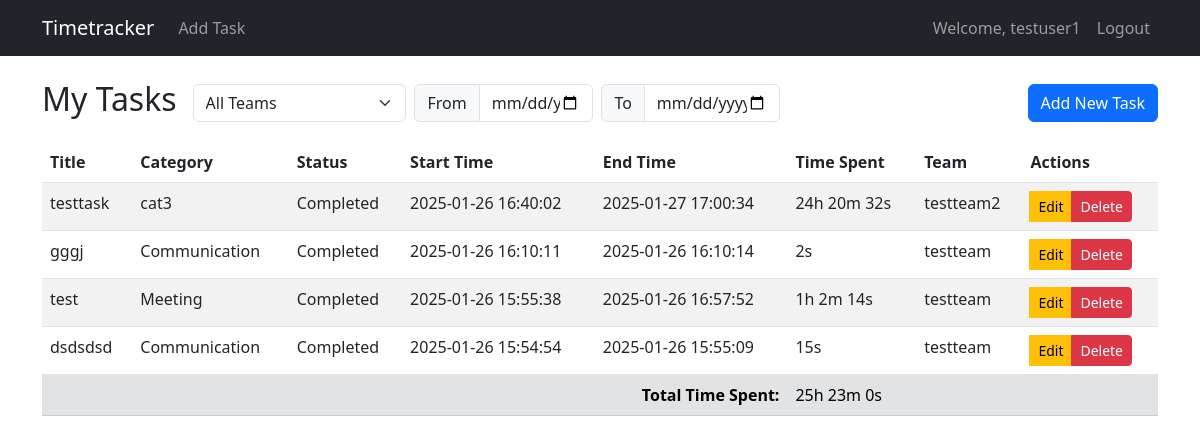
/timetracker/ (signed in), run on the app's committed database.
### timetracker/models.py (models this page shows, shortened)
class Task(models.Model):
    STATUS_CHOICES = [
        ('not_started', 'Not Started'),
        ('in_progress', 'In Progress'),
        ('completed', 'Completed'),
    ]
    title = models.CharField(max_length=200)
    description = models.TextField(blank=True)
    category = models.ForeignKey(Category, on_delete=models.PROTECT, related_name='tasks')
    owner = models.ForeignKey(User, on_delete=models.CASCADE, related_name='tasks')
    team = models.ForeignKey(Team, on_delete=models.CASCADE, related_name='tasks')
    status = models.CharField(max_length=20, choices=STATUS_CHOICES, default='not_started')
    start_time = models.DateTimeField(null=True, blank=True)
    end_time = models.DateTimeField(null=True, blank=True)
    created_at = models.DateTimeField(auto_now_add=True)
    updated_at = models.DateTimeField(auto_now=True)
    def duration(self):
        if self.start_time:
            end = self.end_time if self.end_time else timezone.now()
            duration = end - self.start_time
            return round(duration.total_seconds() / 60)  # Convert to minutes
        return 0

class Category(models.Model):
    name = models.CharField(max_length=100)
    description = models.TextField(blank=True)
    team = models.ForeignKey(Team, on_delete=models.CASCADE, related_name='categories')
    created_at = models.DateTimeField(auto_now_add=True)
    updated_at = models.DateTimeField(auto_now=True)
    class Meta:
        verbose_name_plural = 'Categories'
        unique_together = ['name', 'team']  # Prevent duplicate category names within a team
        ordering = ['name']

class Team(models.Model):
    name = models.CharField(max_length=100)
    manager = models.ForeignKey(User, on_delete=models.CASCADE, related_name='managed_teams')
    members = models.ManyToManyField(User, related_name='member_teams')
    created_at = models.DateTimeField(auto_now_add=True)
    updated_at = models.DateTimeField(auto_now=True)

### timetracker/views.py (the view)
# urls.py: path('', views.task_list, name='task_list'),
@login_required
def task_list(request):
    managed_teams = Team.objects.filter(manager=request.user)
    member_teams = Team.objects.filter(members=request.user)
    selected_team_id = request.GET.get('team')
    start_date = request.GET.get('start_date')
    end_date = request.GET.get('end_date')
    if managed_teams.exists():
        task_list = Task.objects.filter(team__in=managed_teams)
        is_manager = True
        available_teams = managed_teams
    else:
        task_list = Task.objects.filter(
            team__in=member_teams,
            owner=request.user
        )
        is_manager = False
        available_teams = member_teams
    if selected_team_id:
        try:
            selected_team = available_teams.get(id=selected_team_id)
            task_list = task_list.filter(team=selected_team)
        except Team.DoesNotExist:
            messages.error(request, 'Invalid team selected.')
    if start_date:
        task_list = task_list.filter(start_time__date__gte=start_date)
    if end_date:
        task_list = task_list.filter(start_time__date__lte=end_date)
    total_duration = sum((task.duration() for task in task_list), 0)  # Sum in minutes
    total_seconds = total_duration * 60  # Convert to seconds for consistent display
    task_list = task_list.order_by('-created_at')
    tasks_per_page = 10
    paginator = Paginator(task_list, tasks_per_page)
    page = request.GET.get('page')
    try:
        tasks = paginator.page(page)
    except PageNotAnInteger:
        tasks = paginator.page(1)
    except EmptyPage:
        tasks = paginator.page(paginator.num_pages)
    return render(request, 'timetracker/task_list.html', {
        'tasks': tasks,
        'is_manager': is_manager,
        'managed_teams': managed_teams,
        'available_teams': available_teams,
        'selected_team_id': selected_team_id,
        'total_duration_seconds': total_seconds,
        'start_date': start_date,
        'end_date': end_date,
    })

### timetracker/templates/timetracker/task_list.html (shortened to what this page needs)
{% extends 'timetracker/base.html' %}
{% block content %}
<div class="row">
    <div class="col">
        <div class="d-flex justify-content-between align-items-center mb-3">
            <div class="d-flex align-items-center">
                <h2 class="me-3">{% if is_manager %}Team Tasks{% else %}My Tasks{% endif %}</h2>
                <form method="get" class="d-flex align-items-center" id="filterForm">
                    <select name="team" class="form-select me-2" onchange="this.form.submit()">
                        <option value="">All Teams</option>
                    </select>
                    <div class="input-group me-2">
                        <span class="input-group-text">From</span>
                        <input type="date" name="start_date" class="form-control" value="{{ start_date|default:'' }}"
                               onchange="this.form.submit()">
                    </div>
                    <div class="input-group me-2">
                        <span class="input-group-text">To</span>
                        <input type="date" name="end_date" class="form-control" value="{{ end_date|default:'' }}"
                               onchange="this.form.submit()">
                    </div>
                </form>
            </div>
            <div>
                <a href="{% url 'timetracker:select_team' %}" class="btn btn-primary">Add New Task</a>
            </div>
        </div>
        <div class="table-responsive">
            <table class="table table-striped">
                <thead>
                    <tr>
                        <th>Title</th>
                        <th>Category</th>
                        <th>Status</th>
                        <th>Start Time</th>
                        <th>End Time</th>
                        <th>Time Spent</th>
                        <th>Team</th>
                        <th>Actions</th>
                    </tr>
                </thead>
                <tbody>
                    {% for task in tasks %}
                    <tr data-task-id="{{ task.pk }}">
                        <td>{{ task.title }}</td>
                        <td>{{ task.category.name }}</td>
                        <td>{{ task.get_status_display }}</td>
                        <td>{{ task.start_time|date:"Y-m-d H:i:s" }}</td>
                        <td>{{ task.end_time|date:"Y-m-d H:i:s" }}</td>
                        <td>
                            {% if task.start_time %}
                                <span class="duration"
                                    data-start="{{ task.start_time|date:'c' }}"
                                    data-end="{% if task.end_time %}{{ task.end_time|date:'c' }}{% endif %}">
                                </span>
                            {% else %}
                                -
                            {% endif %}
                        </td>
                        <td>{{ task.team.name }}</td>
                        <td>
                            {% if user == task.owner or user == task.team.manager %}
                            <div class="btn-group task-buttons">
                                <a href="{% url 'timetracker:task_edit' task.pk %}" class="btn btn-sm btn-warning">Edit</a>
                                <a href="{% url 'timetracker:task_delete' task.pk %}" class="btn btn-sm btn-danger">Delete</a>
                            </div>
                            {% endif %}
                        </td>
                    </tr>
                    {% empty %}
                    <tr>
                        <td colspan="{% if is_manager %}9{% else %}8{% endif %}" class="text-center">No tasks found.</td>
                    </tr>
                    {% endfor %}
                </tbody>
                <tfoot>
                    <tr class="table-secondary">
                        <td colspan="5" class="text-end fw-bold">Total Time Spent:</td>
                        <td class="total-duration" data-total-seconds="{{ total_duration_seconds }}">
                        </td>
                        <td colspan="{% if is_manager %}3{% else %}2{% endif %}"></td>
                    </tr>
                </tfoot>
            </table>
        </div>
    </div>
</div>
{% endblock %}

### timetracker/templates/timetracker/base.html (shortened to what this page needs)
<!DOCTYPE html>
<html lang="en">
<head>
    <link href="https://cdn.jsdelivr.net/npm/bootstrap@5.3.0/dist/css/bootstrap.min.css" rel="stylesheet">
</head>
<body>
    <nav class="navbar navbar-expand-lg navbar-dark bg-dark">
        <div class="container">
            <a class="navbar-brand" href="{% url 'timetracker:task_list' %}">Timetracker</a>
            <div class="collapse navbar-collapse" id="navbarNav">
                <ul class="navbar-nav me-auto">
                    {% if user.is_authenticated %}
                    <li class="nav-item">
                        <a class="nav-link" href="{% url 'timetracker:select_team' %}">Add Task</a>
                    </li>
                    {% endif %}
                </ul>
                <ul class="navbar-nav">
                    {% if user.is_authenticated %}
                    <li class="nav-item">
                        <span class="nav-link">Welcome, {{ user.username }}</span>
                    </li>
                    <li class="nav-item">
                        <form method="post" action="{% url 'logout' %}" class="d-inline">
                            <button type="submit" class="btn btn-link nav-link">Logout</button>
                        </form>
                    </li>
                    {% else %}
                    <li class="nav-item">
                        <a class="nav-link" href="{% url 'login' %}">Login</a>
                    </li>
                    {% endif %}
                </ul>
            </div>
        </div>
    </nav>
    <div class="container mt-4">
        {% block content %}
        {% endblock %}
    </div>
</body>
</html>

### data on the page
Task: title "testtask", category.name "cat3", status "Completed", start_time "2025-01-26 16:40:02", end_time "2025-01-27 17:00:34", team.name "testteam2"
Task: title "gggj", category.name "Communication", status "Completed", start_time "2025-01-26 16:10:11", end_time "2025-01-26 16:10:14", team.name "testteam"
Task: title "test", category.name "Meeting", status "Completed", start_time "2025-01-26 15:55:38", end_time "2025-01-26 16:57:52", team.name "testteam"
Task: title "dsdsdsd", category.name "Communication", status "Completed", start_time "2025-01-26 15:54:54", end_time "2025-01-26 15:55:09", team.name "testteam"

### other printed values
{{ user.username }} "testuser1"
